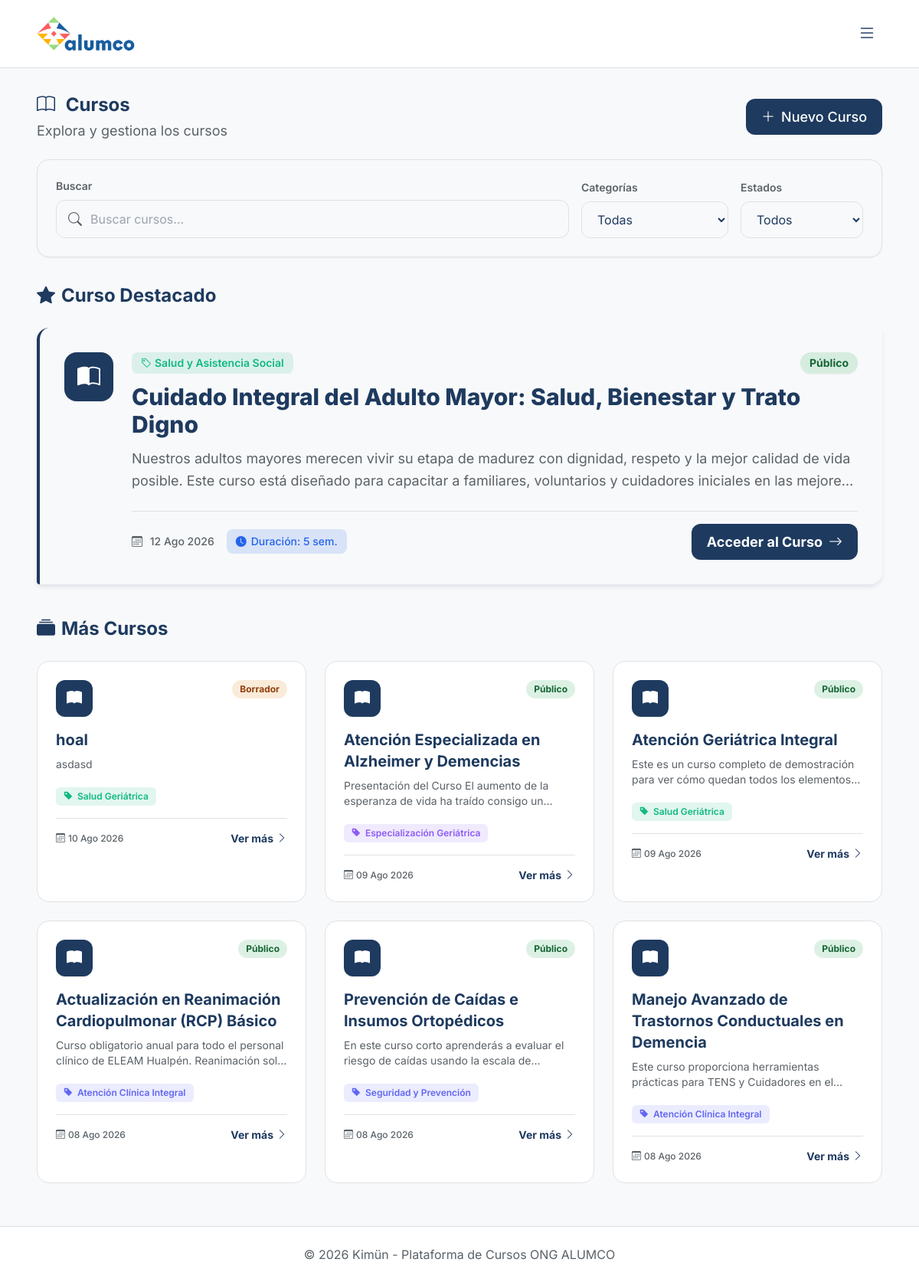
/cursos/ (signed in), run on the app's committed database.
### cursos/models.py (models this page shows, shortened)
class Curso(models.Model):
    ESTADO_CHOICES = [
        ('borrador', 'Borrador'),
        ('publicado', 'Publicado'),
    ]
    titulo = models.CharField(max_length=200)
    descripcion = models.TextField()
    categoria = models.ForeignKey(
        Categoria,
        on_delete=models.SET_NULL,
        null=True,
        blank=True,
        related_name='cursos'
    )
    docente_creador = models.ForeignKey(
        settings.AUTH_USER_MODEL,
        on_delete=models.CASCADE,
        related_name='cursos_creados'
    )
    estado = models.CharField(max_length=20, choices=ESTADO_CHOICES, default='borrador')
    fecha_creacion = models.DateTimeField(auto_now_add=True)
    horas_exigidas = models.PositiveIntegerField(default=0, help_text='Horas totales exigidas para completar el curso')
    horas_por_semana = models.PositiveIntegerField(default=0, help_text='Horas de dedicación semanal esperada')
    exige_tiempo_minimo = models.BooleanField(default=False, help_text='Evita que el alumno complete el curso en menos tiempo del exigido')
    duracion_minutos = models.PositiveIntegerField(default=0, help_text='Duración estimada en minutos')
    class Meta:
        verbose_name = 'Curso'
        verbose_name_plural = 'Cursos'
    @property
    def semanas_estimadas(self):
        import math
        if self.horas_exigidas > 0 and self.horas_por_semana > 0:
            return math.ceil(self.horas_exigidas / self.horas_por_semana)
        return 0

class Categoria(models.Model):
    nombre = models.CharField(max_length=100, unique=True)
    color = models.CharField(max_length=7, default='#6366f1', help_text='Color en formato hex, ej: #6366f1')
    descripcion = models.TextField(blank=True, default='')
    class Meta:
        verbose_name = 'Categoría'
        verbose_name_plural = 'Categorías'
        ordering = ['nombre']

### cursos/views.py (the view)
# urls.py: path('', views.curso_list, name='curso_list'),
@login_required
def curso_list(request):
    if request.user.rol == 'colaborador':
        return redirect('usuarios:mis_cursos')
    query = request.GET.get('q', '')
    estado_filter = request.GET.get('estado', '')
    categoria_filter = request.GET.get('categoria', '')
    if request.user.rol == 'admin':
        cursos = Curso.objects.select_related('docente_creador', 'categoria')
    elif request.user.rol == 'docente':
        cursos = Curso.objects.filter(docente_creador=request.user).select_related('categoria')
    else:
        cursos = Curso.objects.filter(estado='publicado').select_related('categoria')
    if query:
        cursos = cursos.filter(titulo__icontains=query)
    if estado_filter:
        cursos = cursos.filter(estado=estado_filter)
    if categoria_filter:
        cursos = cursos.filter(categoria_id=categoria_filter)
    cursos = cursos.order_by('-fecha_creacion')
    paginator = Paginator(cursos, 15)
    page_number = request.GET.get('page', 1)
    cursos_page = paginator.get_page(page_number)
    return render(request, 'cursos/curso_list.html', {
        'cursos': cursos_page,
        'page_obj': cursos_page,
        'is_docente': request.user.rol in ['admin', 'docente'],
        'query': query,
        'estado_filter': estado_filter,
        'categoria_filter': categoria_filter,
        'categorias': Categoria.objects.all(),
        'now': timezone.now()
    })

### templates/cursos/curso_list.html (shortened to what this page needs)
{% extends 'base.html' %}
{% block content %}
<div class="flex justify-between items-center mb-6">
    <div>
        <h1 class="text-2xl font-bold" style="color: var(--color-text);">
            <i class="bi bi-book me-2" style="color: var(--color-primary);"></i>
            Cursos
        </h1>
        <p class="mt-1" style="color: var(--color-text-secondary);">
            Explora y gestiona los cursos
        </p>
    </div>
    {% if is_docente %}
    <a href="{% url 'cursos:curso_create' %}" class="btn-primary px-5 py-2.5 rounded-xl font-medium">
        <i class="bi bi-plus-lg me-2"></i>Nuevo Curso
    </a>
    {% endif %}
</div>
<div class="mb-8 p-6 rounded-2xl border shadow-sm" style="background-color: var(--color-bg); border-color: var(--color-border);">
    <form method="get" class="flex flex-col md:flex-row gap-4 items-end">
        <div class="w-full md:flex-1">
            <label class="block text-sm font-semibold mb-2" style="color: var(--color-text-secondary);">Buscar</label>
            <div class="relative">
                <i class="bi bi-search absolute left-4 top-1/2 transform -translate-y-1/2" style="color: var(--color-text-secondary);"></i>
                <input type="text" name="q" value="{{ query|default:'' }}"
                       placeholder="Buscar cursos..."
                       class="w-full pl-11 pr-4 py-3 rounded-xl border text-base focus:ring-2 focus:ring-blue-500 focus:outline-none transition-shadow"
                       style="background-color: var(--color-bg); border-color: var(--color-border); color: var(--color-text);">
            </div>
        </div>
        {% if categorias %}
        <div class="w-full md:w-48">
            <label class="block text-sm font-semibold mb-2" style="color: var(--color-text-secondary);">Categorías</label>
            <select name="categoria" onchange="this.form.submit()" class="w-full px-4 py-3 rounded-xl border text-base focus:ring-2 focus:ring-blue-500 focus:outline-none transition-shadow" style="background-color: var(--color-bg); border-color: var(--color-border); color: var(--color-text);">
                <option value="">Todas</option>
            </select>
        </div>
        {% endif %}
        {% if is_docente %}
        <div class="w-full md:w-40">
            <label class="block text-sm font-semibold mb-2" style="color: var(--color-text-secondary);">Estados</label>
            <select name="estado" onchange="this.form.submit()" class="w-full px-4 py-3 rounded-xl border text-base focus:ring-2 focus:ring-blue-500 focus:outline-none transition-shadow" style="background-color: var(--color-bg); border-color: var(--color-border); color: var(--color-text);">
                <option value="">Todos</option>
            </select>
        </div>
        {% endif %}
    </form>
</div>
{% if cursos %}
<div class="mb-10 stagger-in">
    <h2 class="section-title">
        <i class="bi bi-star-fill"></i>
        Curso Destacado
    </h2>
    {% with curso=cursos.0 %}
    <div class="hybrid-card-featured p-8 group">
        <div class="flex flex-col md:flex-row gap-6 md:items-start">
            <div class="w-16 h-16 shrink-0 rounded-2xl flex items-center justify-center text-3xl shadow-sm"
                 style="background-color: var(--color-primary); color: white;">
                <i class="bi bi-book-half"></i>
            </div>
            <div class="flex-1">
                <div class="flex items-center justify-between mb-3">
                    {% if curso.categoria %}
                    <span class="inline-flex items-center px-3 py-1 rounded-lg text-sm font-semibold"
                          style="background-color: {{ curso.categoria.color }}20; color: {{ curso.categoria.color }};">
                        <i class="bi bi-tag me-1"></i>{{ curso.categoria.nombre }}
                    </span>
                    {% endif %}
                    {% if curso.estado == 'borrador' %}
                    <span class="px-3 py-1 rounded-full text-sm font-bold shadow-sm"
                          style="background-color: var(--color-warning-bg); color: var(--color-warning);">
                        Borrador
                    </span>
                    {% else %}
                    <span class="px-3 py-1 rounded-full text-sm font-bold shadow-sm"
                          style="background-color: var(--color-success-bg); color: var(--color-success);">
                        Público
                    </span>
                    {% endif %}
                </div>
                <h3 class="text-3xl font-extrabold mb-3" style="color: var(--color-text);">
                    {{ curso.titulo }}
                </h3>
                <p class="mb-6 text-lg leading-relaxed line-clamp-2" style="color: var(--color-text-secondary);">
                    {{ curso.descripcion|striptags }}
                </p>
                <div class="flex flex-wrap items-center gap-4 pt-4 border-t" style="border-color: var(--color-border);">
                    <span class="text-sm font-medium" style="color: var(--color-text-secondary);">
                        <i class="bi bi-calendar3 me-1.5"></i>
                        {{ curso.fecha_creacion|date:"d M Y" }}
                    </span>
                    {% if curso.semanas_estimadas > 0 %}
                    <span class="text-sm font-medium px-3 py-1.5 rounded-lg inline-flex items-center"
                          style="background-color: var(--color-info-bg); color: var(--color-info);">
                        <i class="bi bi-clock-fill me-1.5"></i>Duración: {{ curso.semanas_estimadas }} sem.
                    </span>
                    {% endif %}
                    <div class="ms-auto">
                        <a href="{% url 'cursos:curso_detail' pk=curso.id %}"
                           class="inline-flex items-center px-5 py-2.5 rounded-xl font-bold transition-all hover:-translate-y-0.5 shadow-sm"
                           style="background-color: var(--color-primary); color: white;">
                            Acceder al Curso <i class="bi bi-arrow-right ms-2"></i>
                        </a>
                    </div>
                </div>
            </div>
        </div>
    </div>
    {% endwith %}
</div>
{% if cursos|length > 1 %}
<div class="mb-6">
    <h2 class="section-title">
        <i class="bi bi-collection-fill"></i>
        Más Cursos
    </h2>
    <div class="grid grid-cols-1 md:grid-cols-2 lg:grid-cols-3 gap-6 stagger-in">
        {% for curso in cursos|slice:"1:" %}
        <div class="hybrid-card rounded-2xl p-6 group">
            <div class="flex items-start justify-between mb-4">
                <div class="w-12 h-12 rounded-xl flex items-center justify-center text-xl shadow-sm"
                     style="background-color: var(--color-primary); color: white;">
                    <i class="bi bi-book-fill"></i>
                </div>
                {% if curso.estado == 'borrador' %}
                <span class="px-2.5 py-1 rounded-full text-xs font-bold"
                      style="background-color: var(--color-warning-bg); color: var(--color-warning);">
                    Borrador
                </span>
                {% else %}
                <span class="px-2.5 py-1 rounded-full text-xs font-bold"
                      style="background-color: var(--color-success-bg); color: var(--color-success);">
                    Público
                </span>
                {% endif %}
            </div>
            <h3 class="text-xl font-bold mb-2 transition-colors group-hover:text-primary" style="color: var(--color-text);">
                {{ curso.titulo }}
            </h3>
            <p class="mb-4 text-sm line-clamp-2" style="color: var(--color-text-secondary);">
                {{ curso.descripcion|striptags }}
            </p>
            {% if curso.categoria %}
            <div class="mb-4">
                <span class="inline-flex items-center px-2.5 py-1 rounded-md text-xs font-semibold"
                      style="background-color: {{ curso.categoria.color }}20; color: {{ curso.categoria.color }};">
                    <i class="bi bi-tag-fill me-1.5"></i>{{ curso.categoria.nombre }}
                </span>
            </div>
            {% endif %}
            <div class="pt-4 border-t flex items-center justify-between mt-auto" style="border-color: var(--color-border);">
                {% if curso.semanas_estimadas > 0 %}
                    <span class="text-xs font-semibold inline-flex items-center" style="color: var(--color-info);">
                        <i class="bi bi-clock-history me-1"></i>{{ curso.semanas_estimadas }} sem.
                    </span>
                {% else %}
                    <span class="text-xs font-medium" style="color: var(--color-text-secondary);">
                        <i class="bi bi-calendar3 me-1"></i>{{ curso.fecha_creacion|date:"d M Y" }}
                    </span>
                {% endif %}
                <a href="{% url 'cursos:curso_detail' pk=curso.id %}"
                   class="text-sm font-bold inline-flex items-center transition-transform group-hover:translate-x-1"
                   style="color: var(--color-primary);">
                    Ver más <i class="bi bi-chevron-right ms-1"></i>
                </a>
            </div>
        </div>
        {% endfor %}
    </div>
</div>
{% endif %}
{% endif %}
{% endblock %}

### static/css/kimun.css (style rules this page uses)
:root { --space-xs: 0.25rem; --space-sm: 0.5rem; --space-md: 1rem; --space-lg: 1.5rem; --space-xl: 2rem; --space-2xl: 3rem; --space-3xl: 4rem; --radius-sm: 0.25rem; --radius-md: 0.75rem; --radius-lg: 1rem; --radius-xl: 1.5rem; --radius-asymmetric: 1rem 0.25rem 1rem 0.25rem; --shadow-sm: 0 1px 2px color-mix(in srgb, var(--color-text) 8%, transparent); --shadow-md: 0 4px 6px -1px color-mix(in srgb, var(--color-text) 12%, transparent); --shadow-lg: 0 10px 40px -10px color-mix(in srgb, var(--color-text) 18%, transparent); --transition-fast: 0.15s ease; --transition-normal: 0.2s ease; --transition-slow: 0.3s ease; }
.hybrid-card-featured { border-radius: var(--radius-asymmetric); border-inline-start: 4px solid var(--color-primary); box-shadow: var(--shadow-md); transition: all 0.2s ease; }
.section-title { display: flex; align-items: center; gap: var(--space-sm); margin-bottom: var(--space-lg); font-size: 1.5rem; font-weight: 700; color: var(--color-text); }
.section-title i { color: var(--color-primary); }
.stagger-in > * { opacity: 0; animation: fadeInUp 0.5s ease forwards; }
.stagger-in > *:nth-child(1) { animation-delay: 0.05s; }
.stagger-in > *:nth-child(2) { animation-delay: 0.1s; }
.stagger-in > *:nth-child(3) { animation-delay: 0.15s; }
.stagger-in > *:nth-child(4) { animation-delay: 0.2s; }
.stagger-in > *:nth-child(5) { animation-delay: 0.25s; }
.stagger-in > *:nth-child(6) { animation-delay: 0.3s; }
.rounded-md { border-radius: var(--radius-md); }
.rounded-lg { border-radius: var(--radius-lg); }
.rounded-xl { border-radius: var(--radius-xl); }
.shadow-sm { box-shadow: var(--shadow-sm); }

### templates/base.html (style rules this page uses)
body { font-family: "Inter", sans-serif; font-size: 18px; }
[data-theme="light"] { --color-bg: #f8f9fa; --color-surface: #ffffff; --color-surface-raised: #f3f4f6; --color-primary: #1e3a5f; --color-primary-hover: #2d5a87; --color-accent: #f57c00; --color-text: #1e3a5f; --color-text-secondary: #5a6268; --color-border: #dee2e6; --color-card-hover: #f1f5f9; --color-success: #166534; --color-success-bg: rgba(22, 163, 74, 0.15); --color-info: #2563eb; --color-info-bg: rgba(37, 99, 235, 0.15); --color-warning: #92400e; --color-warning-bg: rgba(217, 119, 6, 0.15); --color-purple: #9333ea; --color-purple-bg: rgba(147, 51, 234, 0.15); --color-pink: #db2777; --color-pink-bg: rgba(219, 39, 119, 0.15); --gradient-start: #1e3a5f; --gradient-end: #3b82f6; }
body { background-color: var(--color-bg); color: var(--color-text); }
.hybrid-card { background-color: var(--color-surface); border: 1px solid var(--color-border); transition: all 0.3s ease; }
.btn-primary { background-color: var(--color-primary); color: white; transition: all 0.2s ease; }

### templates/cursos/curso_list.html (style rules this page uses)
.line-clamp-2 { display: -webkit-box; -webkit-line-clamp: 2; -webkit-box-orient: vertical; overflow: hidden; }

### data on the page
Curso: categoria.nombre "Salud y Asistencia Social", titulo "Cuidado Integral del Adulto Mayor: Salud, Bienestar y Trato Digno", descripcion "Nuestros adultos mayores merecen vivir su etapa de madurez con dignidad, respeto y la mejor calidad de vida posible. Este curso está diseñado para capacitar a familiares, voluntarios y cuidadores iniciales en las…", fecha_creacion "12 Ago 2026", semanas_estimadas "5"
Curso: estado "Borrador", titulo "hoal", descripcion "asdasd", categoria.nombre "Salud Geriátrica", fecha_creacion "10 Ago 2026"
Curso: estado "Público", titulo "Atención Especializada en Alzheimer y Demencias", descripcion "Presentación del Curso El aumento de la esperanza de vida ha traído consigo…", categoria.nombre "Especialización Geriátrica", fecha_creacion "09 Ago 2026"
Curso: estado "Público", titulo "Atención Geriátrica Integral", descripcion "Este es un curso completo de demostración para ver cómo quedan todos los…", categoria.nombre "Salud Geriátrica", fecha_creacion "09 Ago 2026"
Curso: estado "Público", titulo "Actualización en Reanimación Cardiopulmonar (RCP) Básico", descripcion "Curso obligatorio anual para todo el personal clínico de ELEAM Hualpén. Reanimación…", categoria.nombre "Atención Clínica Integral", fecha_creacion "08 Ago 2026"
Curso: estado "Público", titulo "Prevención de Caídas e Insumos Ortopédicos", descripcion "En este curso corto aprenderás a evaluar el riesgo de caídas usando la escala…", categoria.nombre "Seguridad y Prevención", fecha_creacion "08 Ago 2026"
Curso: estado "Público", titulo "Manejo Avanzado de Trastornos Conductuales en Demencia", descripcion "Este curso proporciona herramientas prácticas para TENS y Cuidadores en…", categoria.nombre "Atención Clínica Integral", fecha_creacion "08 Ago 2026"
